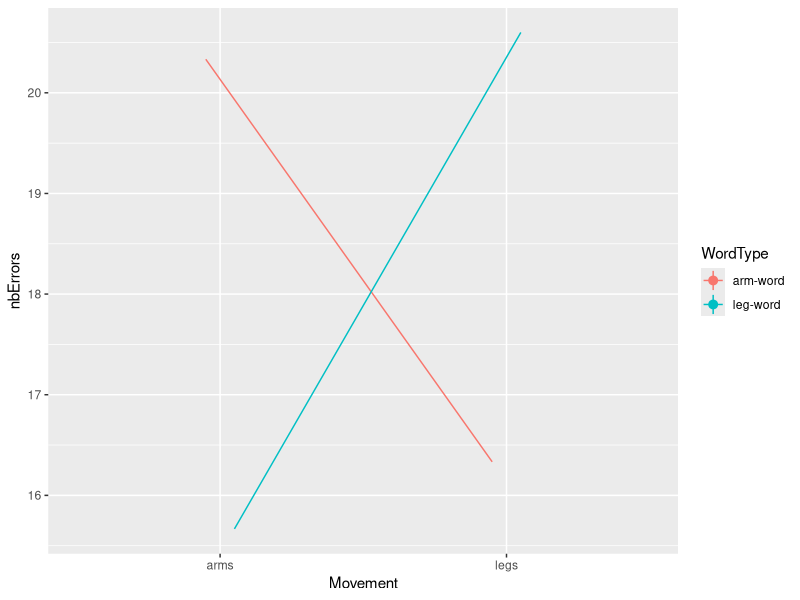
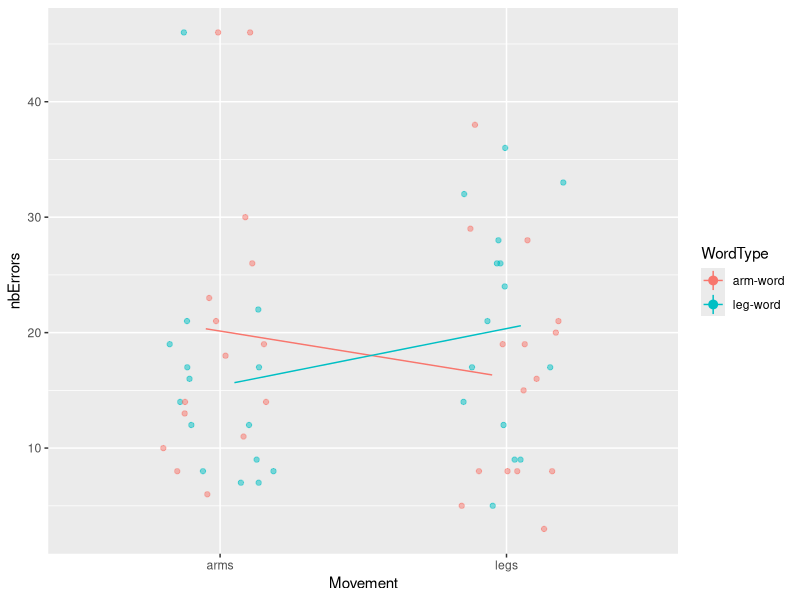

Reproduce these figures in R, in order. (Note: this script raises an error after producing the figures.)
## Simulate Poisson-distributed data

library(mvtnorm)
library(lme4)
library(ggplot2)


#  ------------------------------------------------------------------------
#  1) Load made up data (same shape as original)
#  ------------------------------------------------------------------------

# Made up data that has exactly same shape as the original. The actual power
# simulations will be done with the original data set
#mydata <- read.csv("power-analysis/madeup_data.csv")
mydata <- read.csv("madeup_data.csv")
head(mydata)
# write.csv(mydata[,-c(4:5)], file = "power-analysis/madeup_data.csv", row.names = FALSE)

# plot
pd <- position_dodge(0.2)
p <- ggplot(mydata, aes(x = Movement, y = nbErrors, colour = WordType)) +
  stat_summary(fun.data = "mean_cl_boot", position = pd) +
  stat_summary(fun.y=mean, geom="line", aes(group = WordType), position = pd)
p
# Notice the actual spread between subjects
p + geom_jitter(height = 0, width = .2, alpha = .5)


#  ------------------------------------------------------------------------
#  2) Fit Poisson GLMM
#  ------------------------------------------------------------------------

# Contrast coding
contrasts(mydata$Movement) <- contr.sum(2)
colnames(contrasts(mydata$Movement)) <- "arms_vs_legs"
contrasts(mydata$Movement)
contrasts(mydata$WordType) <- contr.sum(2)
colnames(contrasts(mydata$WordType)) <- "armW_vs_legW"
contrasts(mydata$WordType)

# Poisson GLMM
glmm_poi <- glmer(nbErrors ~ 1 + Movement * WordType + (1 + Movement * WordType | Subject),
                  data = mydata, family = "poisson",
                  control=glmerControl(optimizer="bobyqa", optCtrl=list(maxfun=100000)))
summary(glmm_poi)  # interaction comes out significant as in original


#  ------------------------------------------------------------------------
#  3) Extract parameter estimates + uncertainty from the model -- CORRECT? (Q1)
#  ------------------------------------------------------------------------

# Fixed effect means
(my_fixef_means <- coef(summary(glmm_poi))[, 1])
# Covariance of fixed effects estimates
(my_fixef_sigma <- as.matrix(vcov(glmm_poi)))
# Covariance of random by-subject adjustments (mean is zero)
(my_ranef_sigma <- matrix(unclass(VarCorr(glmm_poi))$Subject, ncol = 4))


#  ------------------------------------------------------------------------
#  4) The function -- makes sense? (Q2)
#  ------------------------------------------------------------------------

# Simulate Poisson-distributed data for the current design
simulate_poisson <- function (
  N = 3,  # Number of participants
  fixef_means  = my_fixef_means,  # vector of mean estimates for fixed effects
  fixef_sigma  = my_fixef_sigma,  # covariance matrix for fixed effects estimates
  ranef_sigma  = my_ranef_sigma,   # covariance matrix for random effects (by-subject only)
  print_each_step = TRUE  # print output at each step to unveil inner workings
  ) {
  
  myprint <- function(x) {
    if (print_each_step) { 
      cat("\n"); print(paste("This is ", deparse(substitute(x)))); cat("\n")
      print(x)}}
  
  # 0) create design matrix X for experiment
  myfactors <- data.frame(Movement = factor(rep(c("arms", "legs"), each = 2)),
                          WordType = factor(c("arm-word", "leg-word")))
  contrasts(myfactors$Movement) <- contr.sum(2)
  contrasts(myfactors$WordType) <- contr.sum(2)
  X <- model.matrix(~ 1 + Movement * WordType, myfactors)
  myprint(X)
  
  # 1) Fixed effects for current simulation
  fixef <- rmvnorm(n = 1,  # One simulation
                   mean = fixef_means,  # The mean of fixed effects
                   sigma = fixef_sigma) # covariance of fixed effects
  myprint(fixef)
  
  # 2) By-subject adjustments (multivariate normal with mean zero)
  # Each matrix row gives subject adjustments for betas of the 4 predictors in X
  sbj_adjust <- rmvnorm(n = N,
                        mean = rep(0, ncol(ranef_sigma)),
                        sigma = ranef_sigma)
  myprint(sbj_adjust)
  
  # 3) Obtain by-subject coefficients by combining steps 1 and 2
  sbj_coef <- sbj_adjust + rep(fixef, each = nrow(sbj_adjust))
  myprint(sbj_coef)
  
  # 4) Simulate the by-subject cell means *in link space* by multiplying model
  # matrix X and subject coefficients. Each column corresponds to multiplying
  # a row of X by a (transposed) row-vector of sbj_coef, and thus give us the 
  # expected cell means for a given subject (4 values per subject).
  cell_means_link <- X %*% t(sbj_coef)
  myprint(cell_means_link)
  
  # 5) Arrange back into data frame using the initial myfactors
  df <- data.frame(
    Subject = rep(1:N, each = nrow(cell_means_link)),
    myfactors,
    logLambdas = as.vector(cell_means_link))  # works bc values read columnwise
  myprint(df)
  
  # 6) Values in response space
  # 6a) The link function in Poisson regression is log, so convert back
  df$lambdas <- exp(df$logLambdas)
  # 6b) This gave us the *lambda* parameter of the Poisson distribution,
  # but we want to simulate an actual error count
  df$nbErrors <- rpois(nrow(df), lambda = df$lambdas)

  df
}

simulate_poisson()
